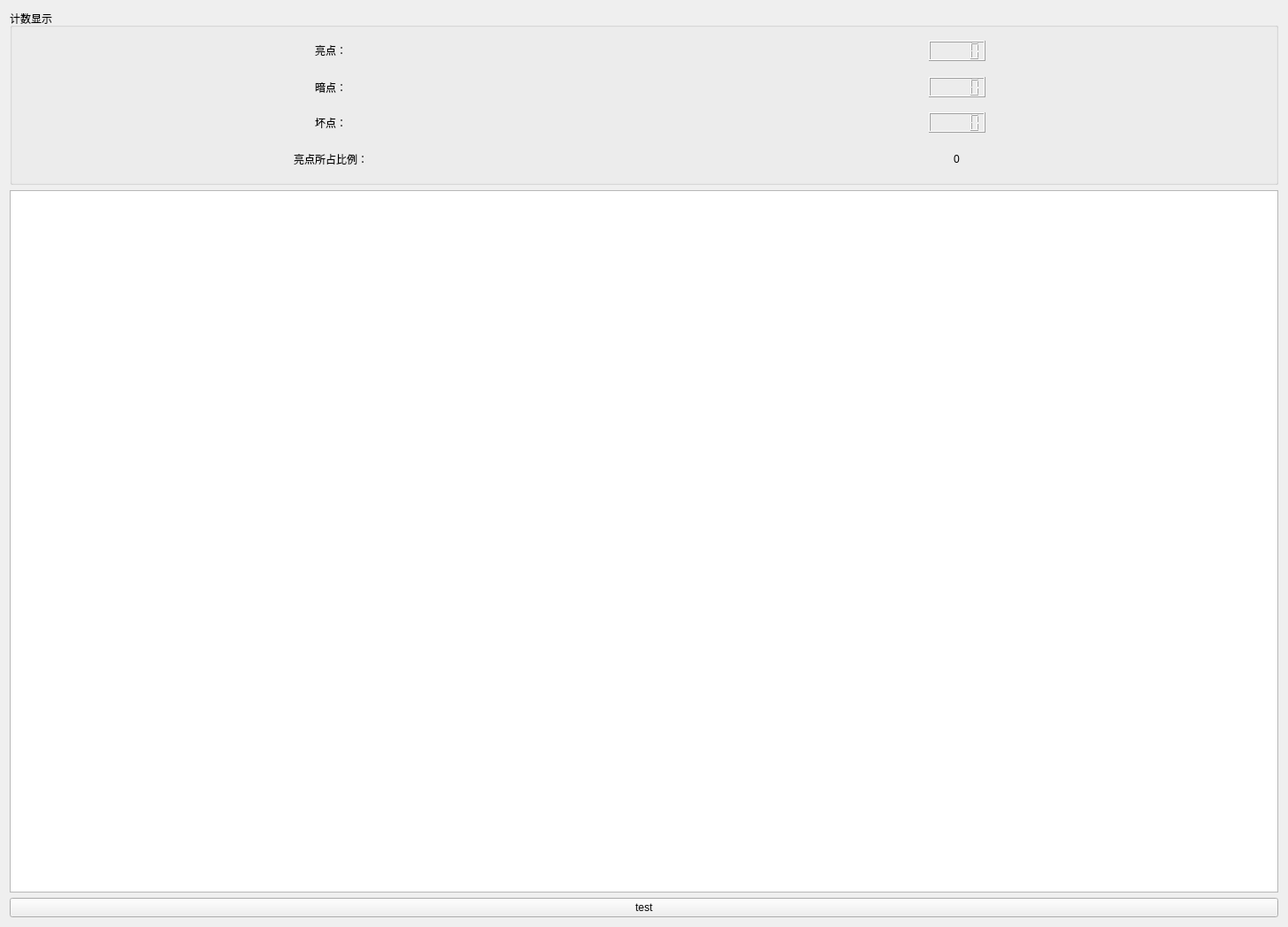
<?xml version="1.0" encoding="UTF-8"?>
<ui version="4.0">
 <class>Form</class>
 <widget class="QWidget" name="Form">
  <property name="geometry">
   <rect>
    <x>0</x>
    <y>0</y>
    <width>1456</width>
    <height>1048</height>
   </rect>
  </property>
  <property name="windowTitle">
   <string>Form</string>
  </property>
  <layout class="QGridLayout" name="gridLayout_4" columnstretch="1,3">
   <item row="0" column="0">
    <layout class="QGridLayout" name="gridLayout_3" rowstretch="1,4,0">
     <item row="1" column="0">
      <widget class="QListWidget" name="imgListWidget"/>
     </item>
     <item row="0" column="0">
      <widget class="QGroupBox" name="groupBox">
       <property name="title">
        <string>计数显示</string>
       </property>
       <layout class="QGridLayout" name="gridLayout_2">
        <item row="0" column="0" alignment="Qt::AlignHCenter|Qt::AlignVCenter">
         <widget class="QLabel" name="label">
          <property name="text">
           <string>亮点：</string>
          </property>
         </widget>
        </item>
        <item row="0" column="1" alignment="Qt::AlignHCenter|Qt::AlignVCenter">
         <widget class="QLCDNumber" name="birghtDishesLCD"/>
        </item>
        <item row="1" column="0" alignment="Qt::AlignHCenter">
         <widget class="QLabel" name="label_2">
          <property name="text">
           <string>暗点：</string>
          </property>
         </widget>
        </item>
        <item row="1" column="1" alignment="Qt::AlignHCenter|Qt::AlignVCenter">
         <widget class="QLCDNumber" name="darkDishesLCD"/>
        </item>
        <item row="2" column="0" alignment="Qt::AlignHCenter">
         <widget class="QLabel" name="label_3">
          <property name="text">
           <string>坏点：</string>
          </property>
         </widget>
        </item>
        <item row="2" column="1" alignment="Qt::AlignHCenter|Qt::AlignVCenter">
         <widget class="QLCDNumber" name="badDishesLCD"/>
        </item>
        <item row="3" column="0" alignment="Qt::AlignHCenter">
         <widget class="QLabel" name="label_4">
          <property name="text">
           <string>亮点所占比例：</string>
          </property>
         </widget>
        </item>
        <item row="3" column="1" alignment="Qt::AlignHCenter">
         <widget class="QLabel" name="brightProporLabel">
          <property name="text">
           <string>0</string>
          </property>
         </widget>
        </item>
       </layout>
      </widget>
     </item>
     <item row="2" column="0">
      <widget class="QPushButton" name="testBtn">
       <property name="text">
        <string>test</string>
       </property>
      </widget>
     </item>
    </layout>
   </item>
   <item row="0" column="1">
    <layout class="QGridLayout" name="resultImgShowLayout"/>
   </item>
  </layout>
 </widget>
 <resources/>
 <connections/>
</ui>
